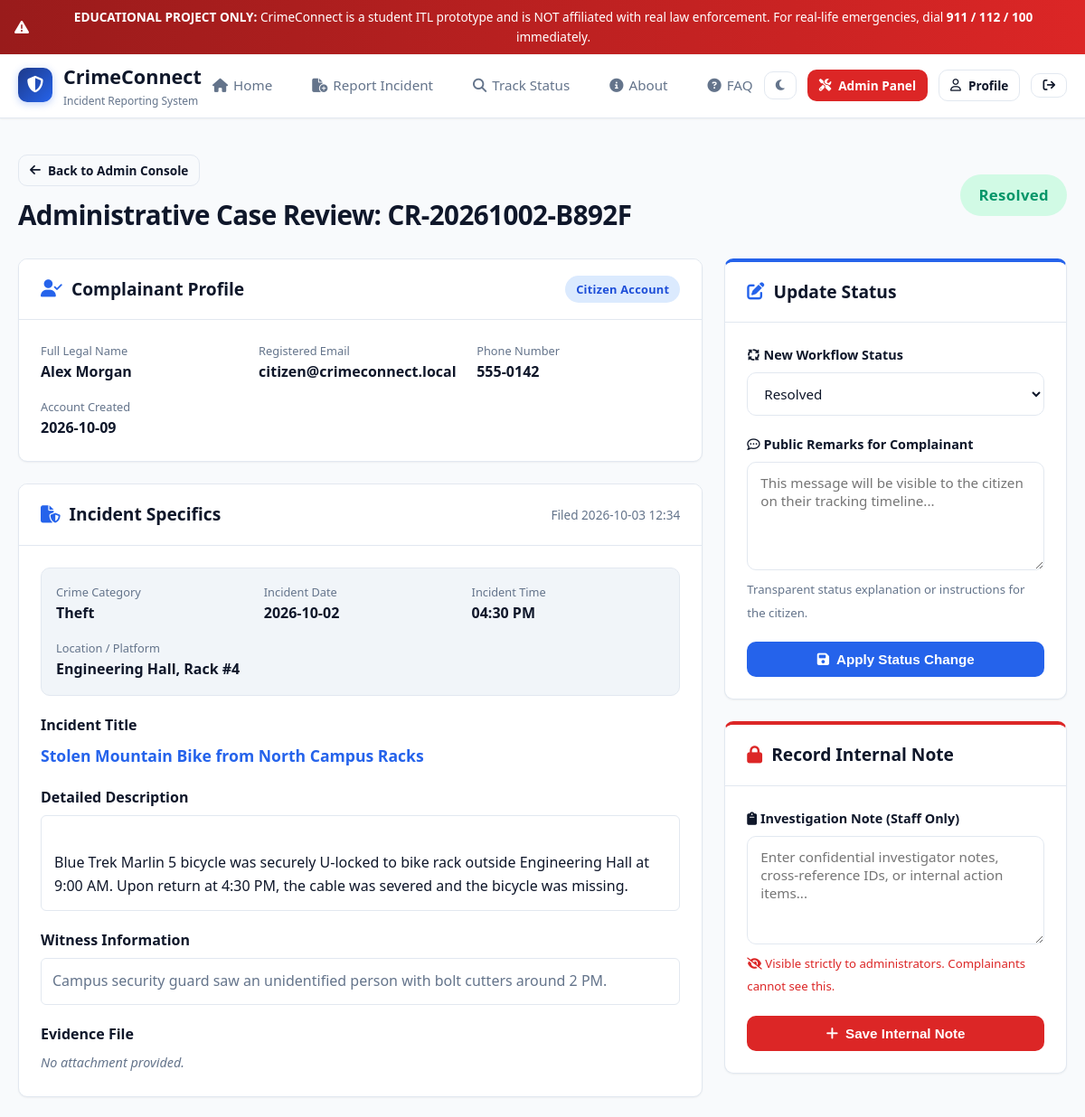
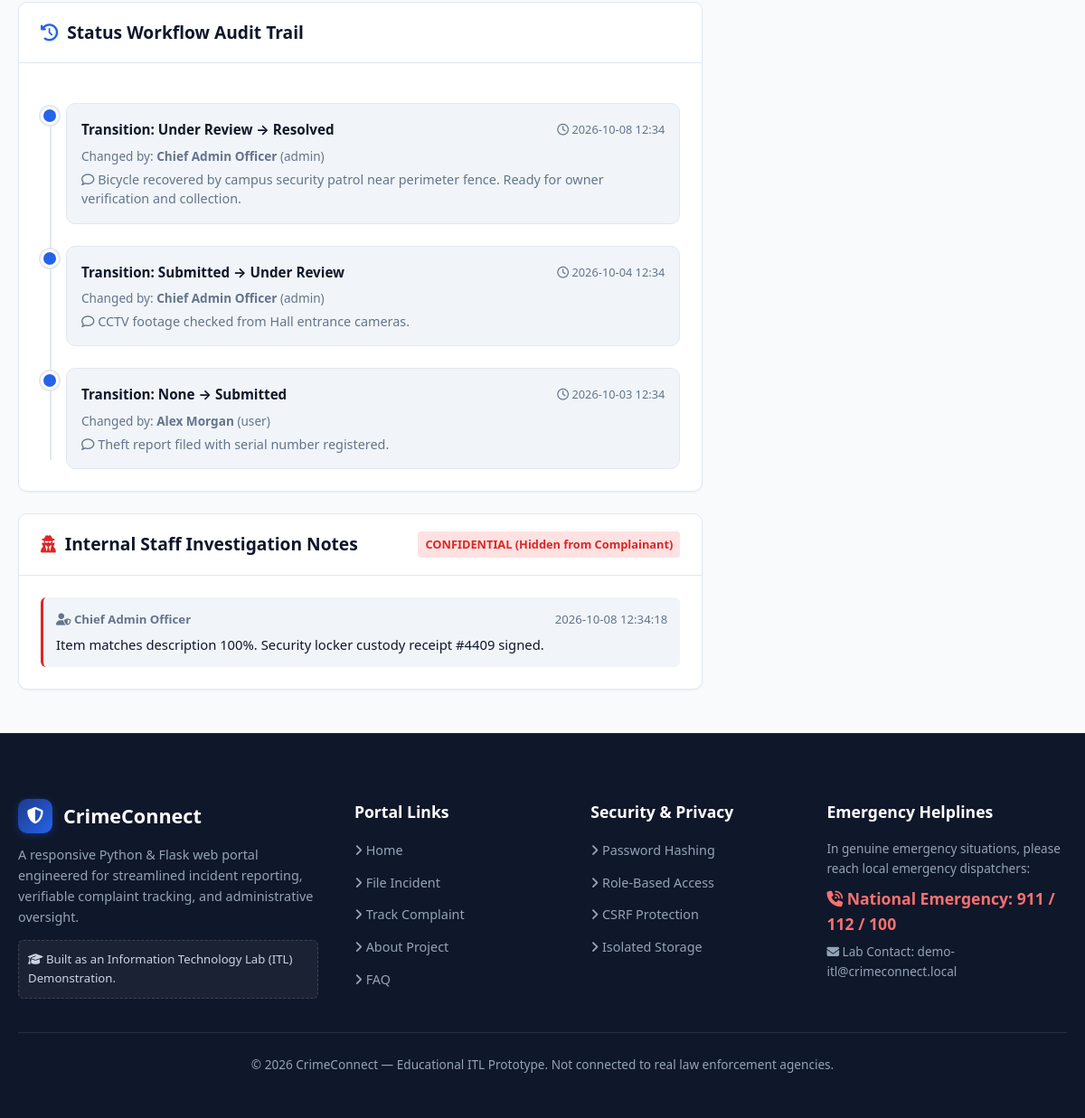
The page /admin/complaint/2 (signed in) on the database its author committed (2 pictures, top to bottom).
### models.py (models this page shows, shortened)
class Complaint(db.Model):
    __tablename__ = 'complaints'
    CATEGORIES = [
        'Theft',
        'Cybercrime',
        'Fraud',
        'Harassment',
        'Vandalism',
        'Missing Property',
        'Other'
    ]
    STATUS_SUBMITTED = 'Submitted'
    STATUS_UNDER_REVIEW = 'Under Review'
    STATUS_INFO_REQUESTED = 'Additional Information Requested'
    STATUS_RESOLVED = 'Resolved'
    STATUS_CLOSED = 'Closed'
    STATUSES = [
        STATUS_SUBMITTED,
        STATUS_UNDER_REVIEW,
        STATUS_INFO_REQUESTED,
        STATUS_RESOLVED,
        STATUS_CLOSED
    ]
    id = db.Column(db.Integer, primary_key=True)
    reference_number = db.Column(db.String(32), unique=True, nullable=False, index=True)
    user_id = db.Column(db.Integer, db.ForeignKey('users.id'), nullable=False)
    category = db.Column(db.String(50), nullable=False)
    title = db.Column(db.String(150), nullable=False)
    description = db.Column(db.Text, nullable=False)
    incident_date = db.Column(db.Date, nullable=False)
    incident_time = db.Column(db.Time, nullable=True)
    incident_location = db.Column(db.String(255), nullable=False)
    witness_information = db.Column(db.Text, nullable=True)
    attachment_filename = db.Column(db.String(255), nullable=True)
    attachment_original_name = db.Column(db.String(255), nullable=True)
    status = db.Column(db.String(50), default='Submitted', nullable=False)
    created_at = db.Column(db.DateTime, default=get_utc_now, nullable=False)
    updated_at = db.Column(db.DateTime, default=get_utc_now, onupdate=get_utc_now, nullable=False)
    history = db.relationship(
        'ComplaintHistory',
        backref='complaint',
        cascade='all, delete-orphan',
        lazy=True,
        order_by='ComplaintHistory.created_at.desc()'
    )
    admin_notes = db.relationship(
        'AdminNote',
        backref='complaint',
        cascade='all, delete-orphan',
        lazy=True,
        order_by='AdminNote.created_at.desc()'
    )
    @property
    def status_badge_class(self):
        mapping = {
            self.STATUS_SUBMITTED: 'badge-submitted',
            self.STATUS_UNDER_REVIEW: 'badge-review',
            self.STATUS_INFO_REQUESTED: 'badge-info-requested',
            self.STATUS_RESOLVED: 'badge-resolved',
            self.STATUS_CLOSED: 'badge-closed'
        }
        return mapping.get(self.status, 'badge-secondary')

class User(UserMixin, db.Model):
    __tablename__ = 'users'
    id = db.Column(db.Integer, primary_key=True)
    full_name = db.Column(db.String(120), nullable=False)
    email = db.Column(db.String(120), unique=True, nullable=False, index=True)
    phone = db.Column(db.String(20), nullable=True)
    password_hash = db.Column(db.String(255), nullable=False)
    role = db.Column(db.String(20), default='user', nullable=False)  # 'user' or 'admin'
    created_at = db.Column(db.DateTime, default=get_utc_now, nullable=False)
    complaints = db.relationship('Complaint', backref='complainant', lazy=True, cascade='all, delete-orphan')
    admin_notes = db.relationship('AdminNote', backref='author', lazy=True)
    history_entries = db.relationship('ComplaintHistory', backref='changer', lazy=True)
    @property
    def is_admin(self):
        return self.role == 'admin'

class ComplaintHistory(db.Model):
    __tablename__ = 'complaint_history'
    id = db.Column(db.Integer, primary_key=True)
    complaint_id = db.Column(db.Integer, db.ForeignKey('complaints.id'), nullable=False)
    previous_status = db.Column(db.String(50), nullable=False)
    new_status = db.Column(db.String(50), nullable=False)
    public_remarks = db.Column(db.Text, nullable=True)
    changed_by = db.Column(db.Integer, db.ForeignKey('users.id'), nullable=False)
    created_at = db.Column(db.DateTime, default=get_utc_now, nullable=False)

class AdminNote(db.Model):
    __tablename__ = 'admin_notes'
    id = db.Column(db.Integer, primary_key=True)
    complaint_id = db.Column(db.Integer, db.ForeignKey('complaints.id'), nullable=False)
    admin_id = db.Column(db.Integer, db.ForeignKey('users.id'), nullable=False)
    note = db.Column(db.Text, nullable=False)
    created_at = db.Column(db.DateTime, default=get_utc_now, nullable=False)

### routes/admin.py (the view, shortened to what this page needs)
@admin_bp.route('/complaint/<int:complaint_id>', methods=['GET', 'POST'])
@admin_required
def complaint_detail(complaint_id):
    complaint = Complaint.query.get_or_404(complaint_id)
    status_form = StatusUpdateForm(status=complaint.status)
    note_form = AdminNoteForm()
    return render_template(
        'admin_complaint_detail.html',
        complaint=complaint,
        status_form=status_form,
        note_form=note_form
    )

### templates/admin_complaint_detail.html (shortened to what this page needs)
{% extends 'base.html' %}
{% block content %}
<div class="container">
  <div style="display: flex; justify-content: space-between; align-items: center; margin-bottom: 24px; flex-wrap: wrap; gap: 12px;">
    <div>
      <a href="{{ url_for('admin.dashboard') }}" class="btn btn-outline btn-sm" style="margin-bottom: 8px;">
        <i class="fa-solid fa-arrow-left"></i> Back to Admin Console
      </a>
      <h1 class="section-title" style="font-size: 1.85rem;">Administrative Case Review: {{ complaint.reference_number }}</h1>
    </div>
    <span class="badge {{ complaint.status_badge_class }}" style="font-size: 1.05rem; padding: 10px 20px;">
      {{ complaint.status }}
    </span>
  </div>
  <div class="admin-grid">
    <div>
      <div class="card">
        <div class="card-header">
          <h3><i class="fa-solid fa-user-check" style="color: var(--accent-blue);"></i> Complainant Profile</h3>
          <span class="badge badge-role-user">Citizen Account</span>
        </div>
        <div class="card-body">
          <div style="display: grid; grid-template-columns: repeat(auto-fit, minmax(200px, 1fr)); gap: 16px;">
            <div>
              <span style="font-size: 0.8rem; color: var(--text-muted); display: block;">Full Legal Name</span>
              <strong style="color: var(--text-main);">{{ complaint.complainant.full_name }}</strong>
            </div>
            <div>
              <span style="font-size: 0.8rem; color: var(--text-muted); display: block;">Registered Email</span>
              <strong style="color: var(--text-main);">{{ complaint.complainant.email }}</strong>
            </div>
            <div>
              <span style="font-size: 0.8rem; color: var(--text-muted); display: block;">Phone Number</span>
              <strong style="color: var(--text-main);">{{ complaint.complainant.phone or 'Not Provided' }}</strong>
            </div>
            <div>
              <span style="font-size: 0.8rem; color: var(--text-muted); display: block;">Account Created</span>
              <strong style="color: var(--text-main);">{{ complaint.complainant.created_at.strftime('%Y-%m-%d') }}</strong>
            </div>
          </div>
        </div>
      </div>
      <div class="card">
        <div class="card-header">
          <h3><i class="fa-solid fa-file-shield" style="color: var(--accent-blue);"></i> Incident Specifics</h3>
          <span style="font-size: 0.85rem; color: var(--text-muted);">
            Filed {{ complaint.created_at.strftime('%Y-%m-%d %H:%M') }}
          </span>
        </div>
        <div class="card-body">
          <div style="display: grid; grid-template-columns: repeat(auto-fit, minmax(200px, 1fr)); gap: 16px; margin-bottom: 20px; background: var(--bg-alt); padding: 16px; border-radius: var(--radius-md); border: 1px solid var(--border-color);">
            <div>
              <span style="font-size: 0.8rem; color: var(--text-muted); display: block;">Crime Category</span>
              <strong>{{ complaint.category }}</strong>
            </div>
            <div>
              <span style="font-size: 0.8rem; color: var(--text-muted); display: block;">Incident Date</span>
              <strong>{{ complaint.incident_date.strftime('%Y-%m-%d') }}</strong>
            </div>
            <div>
              <span style="font-size: 0.8rem; color: var(--text-muted); display: block;">Incident Time</span>
              <strong>{{ complaint.incident_time.strftime('%I:%M %p') if complaint.incident_time else 'Unspecified' }}</strong>
            </div>
            <div>
              <span style="font-size: 0.8rem; color: var(--text-muted); display: block;">Location / Platform</span>
              <strong>{{ complaint.incident_location }}</strong>
            </div>
          </div>
          <div style="margin-bottom: 20px;">
            <h4 style="font-size: 1rem; margin-bottom: 6px;">Incident Title</h4>
            <div style="font-size: 1.1rem; font-weight: 700; color: var(--accent-blue);">
              {{ complaint.title }}
            </div>
          </div>
          <div style="margin-bottom: 20px;">
            <h4 style="font-size: 1rem; margin-bottom: 6px;">Detailed Description</h4>
            <div style="background: var(--bg-card); padding: 14px; border-radius: var(--radius-sm); border: 1px solid var(--border-color); line-height: 1.6; white-space: pre-line;">
              {{ complaint.description }}
            </div>
          </div>
          {% if complaint.witness_information %}
            <div style="margin-bottom: 20px;">
              <h4 style="font-size: 1rem; margin-bottom: 6px;">Witness Information</h4>
              <div style="background: var(--bg-card); padding: 12px; border-radius: var(--radius-sm); border: 1px solid var(--border-color); color: var(--text-muted);">
                {{ complaint.witness_information }}
              </div>
            </div>
          {% endif %}
          <div>
            <h4 style="font-size: 1rem; margin-bottom: 6px;">Evidence File</h4>
            {% if complaint.attachment_filename %}
              <div style="display: flex; align-items: center; justify-content: space-between; background: var(--bg-alt); padding: 12px 16px; border-radius: var(--radius-md); border: 1px solid var(--border-color);">
                <div style="display: flex; align-items: center; gap: 10px;">
                  <i class="fa-solid fa-paperclip" style="color: var(--accent-blue); font-size: 1.2rem;"></i>
                  <span>{{ complaint.attachment_original_name }}</span>
                </div>
                <a href="{{ url_for('complaints.download_attachment', complaint_id=complaint.id) }}" class="btn btn-primary btn-sm">
                  <i class="fa-solid fa-download"></i> Download Evidence
                </a>
              </div>
            {% else %}
              <span style="color: var(--text-muted); font-size: 0.9rem; font-style: italic;">No attachment provided.</span>
            {% endif %}
          </div>
        </div>
      </div>
      <div class="card">
        <div class="card-header">
          <h3><i class="fa-solid fa-clock-rotate-left" style="color: var(--accent-blue);"></i> Status Workflow Audit Trail</h3>
        </div>
        <div class="card-body">
          <div class="timeline">
            {% for item in complaint.history %}
              <div class="timeline-item">
                <div class="timeline-marker"></div>
                <div class="timeline-content">
                  <div class="timeline-header">
                    <span class="timeline-title">
                      Transition: <strong>{{ item.previous_status }} &rarr; {{ item.new_status }}</strong>
                    </span>
                    <span class="timeline-date">
                      <i class="fa-regular fa-clock"></i> {{ item.created_at.strftime('%Y-%m-%d %H:%M') }}
                    </span>
                  </div>
                  <div style="font-size: 0.85rem; color: var(--text-muted); margin-bottom: 4px;">
                    Changed by: <strong>{{ item.changer.full_name }}</strong> ({{ item.changer.role }})
                  </div>
                  {% if item.public_remarks %}
                    <p class="timeline-remarks">
                      <i class="fa-regular fa-comment"></i> {{ item.public_remarks }}
                    </p>
                  {% endif %}
                </div>
              </div>
            {% endfor %}
          </div>
        </div>
      </div>
      <div class="card">
        <div class="card-header">
          <h3><i class="fa-solid fa-user-secret" style="color: var(--crimson-red);"></i> Internal Staff Investigation Notes</h3>
          <span style="font-size: 0.8rem; background: var(--crimson-red-light); color: var(--crimson-red); padding: 4px 8px; border-radius: 4px; font-weight: 600;">
            CONFIDENTIAL (Hidden from Complainant)
          </span>
        </div>
        <div class="card-body">
          {% if complaint.admin_notes %}
            <div style="display: grid; gap: 14px;">
              {% for n in complaint.admin_notes %}
                <div style="background: var(--bg-alt); padding: 14px; border-radius: var(--radius-sm); border-left: 3px solid var(--crimson-red);">
                  <div style="display: flex; justify-content: space-between; font-size: 0.825rem; color: var(--text-muted); margin-bottom: 6px;">
                    <span><strong><i class="fa-solid fa-user-shield"></i> {{ n.author.full_name }}</strong></span>
                    <span>{{ n.created_at.strftime('%Y-%m-%d %H:%M:%S') }}</span>
                  </div>
                  <p style="font-size: 0.925rem; line-height: 1.5; color: var(--text-main); margin: 0;">
                    {{ n.note }}
                  </p>
                </div>
              {% endfor %}
            </div>
          {% else %}
            <p style="color: var(--text-muted); font-size: 0.9rem; font-style: italic;">
              No internal staff notes recorded yet for this case.
            </p>
          {% endif %}
        </div>
      </div>
    </div>
    <div>
      <div class="card" style="border-top: 4px solid var(--accent-blue);">
        <div class="card-header">
          <h3><i class="fa-solid fa-pen-to-square" style="color: var(--accent-blue);"></i> Update Status</h3>
        </div>
        <div class="card-body">
          <form method="POST" action="{{ url_for('admin.complaint_detail', complaint_id=complaint.id) }}">
            <div class="form-group">
              <label class="form-label" for="status">
                <i class="fa-solid fa-arrows-spin"></i> New Workflow Status
              </label>
              {{ status_form.status(class="form-select", id="status") }}
            </div>
            <div class="form-group">
              <label class="form-label" for="public_remarks">
                <i class="fa-regular fa-comment-dots"></i> Public Remarks for Complainant
              </label>
              {{ status_form.public_remarks(class="form-control", id="public_remarks", rows="4", placeholder="This message will be visible to the citizen on their tracking timeline...") }}
              <span class="form-help">Transparent status explanation or instructions for the citizen.</span>
            </div>
            <button type="submit" name="update_status" value="1" class="btn btn-primary" style="width: 100%;">
              <i class="fa-solid fa-floppy-disk"></i> Apply Status Change
            </button>
          </form>
        </div>
      </div>
      <div class="card" style="border-top: 4px solid var(--crimson-red);">
        <div class="card-header">
          <h3><i class="fa-solid fa-lock" style="color: var(--crimson-red);"></i> Record Internal Note</h3>
        </div>
        <div class="card-body">
          <form method="POST" action="{{ url_for('admin.complaint_detail', complaint_id=complaint.id) }}">
            <div class="form-group">
              <label class="form-label" for="note">
                <i class="fa-solid fa-clipboard"></i> Investigation Note (Staff Only)
              </label>
              {{ note_form.note(class="form-control", id="note", rows="4", placeholder="Enter confidential investigator notes, cross-reference IDs, or internal action items...") }}
              <span class="form-help" style="color: var(--crimson-red);">
                <i class="fa-solid fa-eye-slash"></i> Visible strictly to administrators. Complainants cannot see this.
              </span>
            </div>
            <button type="submit" name="add_note" value="1" class="btn btn-danger" style="width: 100%;">
              <i class="fa-solid fa-plus"></i> Save Internal Note
            </button>
          </form>
        </div>
      </div>
    </div>
  </div>
</div>
{% endblock %}

### rows shown on the page
Complaint: reference_number "CR-20261002-B892F", status "Resolved", created_at "2026-10-03 12:34", category "Theft", incident_date "2026-10-02", incident_time "04:30 PM", incident_location "Engineering Hall, Rack #4", title "Stolen Mountain Bike from North Campus Racks", description "Blue Trek Marlin 5 bicycle was securely U-locked to bike rack outside Engineering Hall at 9:00 AM. Upon return at 4:30 PM, the cable was severed and the bicycle was missing.", witness_information "Campus security guard saw an unidentified person with bolt cutters around 2 PM."
User: complainant.full_name "Alex Morgan", complainant.email "citizen@crimeconnect.local", complainant "555-0142", complainant.created_at "2026-10-09"
ComplaintHistory: previous_status "Under Review", new_status "Resolved", created_at "2026-10-08 12:34", changer.full_name "Chief Admin Officer", changer.role "admin", public_remarks "Bicycle recovered by campus security patrol near perimeter fence. Ready for owner verification and collection."
ComplaintHistory: previous_status "Submitted", new_status "Under Review", created_at "2026-10-04 12:34", changer.full_name "Chief Admin Officer", changer.role "admin", public_remarks "CCTV footage checked from Hall entrance cameras."
ComplaintHistory: previous_status "None", new_status "Submitted", created_at "2026-10-03 12:34", changer.full_name "Alex Morgan", changer.role "user", public_remarks "Theft report filed with serial number registered."
AdminNote: author.full_name "Chief Admin Officer", created_at "2026-10-08 12:34:18", note "Item matches description 100%. Security locker custody receipt #4409 signed."

### other values the page prints
{{ current_year }} "2026"
